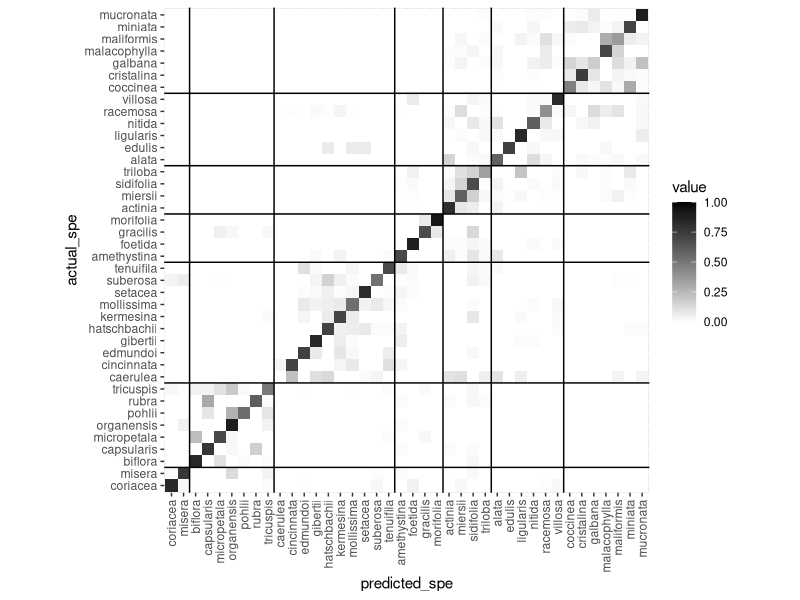
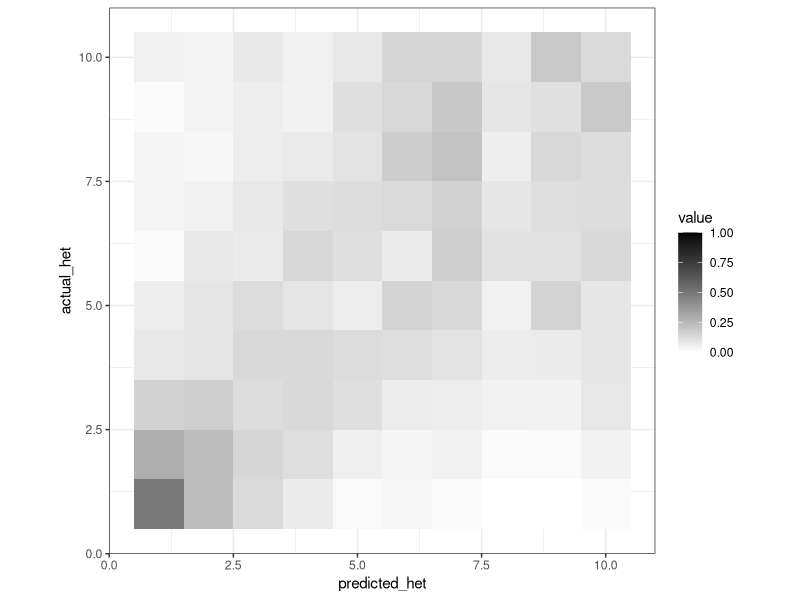

Recreate these plots in R, in order.
#Read in MASS, reshape2, and ggplot2 packages

library(MASS)
library(reshape2)
library(ggplot2)

#Read in Procrustes coordinate data

data <- read.table("./0.reformated_Proc_coord.txt", header=TRUE)

#LDA performed by species

#lda_spe <- lda(species~x1+y1+x2+y2+x3+y3+x4+y4+x5+y5+x6+y6+x7+y7+x8+y8+x9+y9+x10+y10+x11+y11+x12+y12+x13+y13+x14+y14+x15+y15, data=data, CV=TRUE)

#First attempted LDA using all coordinates. But because of colinearity, only half of the leaf is used

lda_spe <- lda(species~x1+y1+x2+y2+x3+y3+x7+y7+x8+y8+x9+y9+x10+y10+x11+y11, data=data, CV=TRUE)

#Create a dataframe with actual and predicted species

actual_spe <- as.data.frame(data$species)
predicted_spe <- as.data.frame(lda_spe$class)
spe_predict <- cbind(actual_spe, predicted_spe)
colnames(spe_predict) <- c("actual_spe", "predicted_spe")

#Create a table with actual vs. predicted species

t_spe_predict <- table(spe_predict)

#Transform the table into proportions and use the melt function to reformat into a plottable format

p_spe_predict <- prop.table(t_spe_predict, 1)
m_spe_predict <- melt(p_spe_predict, id="actual_spe")

m_spe_predict$actual_spe <- factor(m_spe_predict$actual_spe, levels=c("coriacea","misera","biflora","capsularis","micropetala","organensis","pohlii","rubra","tricuspis","caerulea","cincinnata","edmundoi","gibertii","hatschbachii","kermesina","mollissima","setacea","suberosa","tenuifila","amethystina","foetida","gracilis","morifolia","actinia","miersii","sidifolia","triloba","alata","edulis","ligularis","nitida","racemosa","villosa","coccinea","cristalina","galbana","malacophylla","maliformis","miniata","mucronata"))

m_spe_predict$predicted_spe <- factor(m_spe_predict$predicted_spe, levels=c("coriacea","misera","biflora","capsularis","micropetala","organensis","pohlii","rubra","tricuspis","caerulea","cincinnata","edmundoi","gibertii","hatschbachii","kermesina","mollissima","setacea","suberosa","tenuifila","amethystina","foetida","gracilis","morifolia","actinia","miersii","sidifolia","triloba","alata","edulis","ligularis","nitida","racemosa","villosa","coccinea","cristalina","galbana","malacophylla","maliformis","miniata","mucronata"))

#Plot out a confusion matrix

p <- ggplot(m_spe_predict, aes(predicted_spe, actual_spe, fill=value))
p + geom_tile() + theme(axis.text.x=element_text(angle=90, hjust=1, vjust=0.5)) + scale_fill_gradient(low="white", high="black", limits=c(0,1)) + geom_vline(xintercept=c(2.5,9.5,19.5,23.5,27.5,33.5)) + geom_hline(yintercept=c(2.5,9.5,19.5,23.5,27.5,33.5)) + coord_fixed()

#LDA performed by heteroblasty

#Read in Procrustes coordinate data

data <- read.table("./0.reformated_Proc_coord.txt", header=TRUE)

#Only look at first 10 nodes, as almost all plants have at least this many leaves

sub10 <- subset(data, heteroblasty<11)
sub10$heteroblasty <- as.factor(sub10$heteroblasty)

#lda_hetero <- lda(heteroblasty~x1+y1+x2+y2+x3+y3+x4+y4+x5+y5+x6+y6+x7+y7+x8+y8+x9+y9+x10+y10+x11+y11+x12+y12+x13+y13+x14+y14+x15+y15, data=sub10, CV=TRUE)

#First attempted LDA using all coordinates. But because of colinearity, only half of the leaf is used

lda_hetero <- lda(heteroblasty~x1+y1+x2+y2+x3+y3+x7+y7+x8+y8+x9+y9+x10+y10+x11+y11, data=sub10, CV=TRUE)

#Create a dataframe with actual and predicted heteroblastic node

actual_het <- as.data.frame(sub10$heteroblasty)
predicted_het <- as.data.frame(lda_hetero$class)
hetero_predict <- cbind(actual_het, predicted_het)
colnames(hetero_predict) <- c("actual_het", "predicted_het")

#Create a table with actual vs. predicted species

t_hetero_predict <- table(hetero_predict)

#Transform the table into proportions and use the melt function to reformat into a plottable format

p_hetero_predict <- prop.table(t_hetero_predict, 1)
m_hetero_predict <- melt(p_hetero_predict, id="actual_het")

#Plot out a confusion matrix

p <- ggplot(m_hetero_predict, aes(predicted_het, actual_het, fill=value))
p + geom_tile() + theme(axis.text.x=element_text(angle=90, hjust=1, vjust=0.5)) + scale_fill_gradient(low="white", high="black", limits=c(0,1)) + theme_bw()+ coord_fixed()
